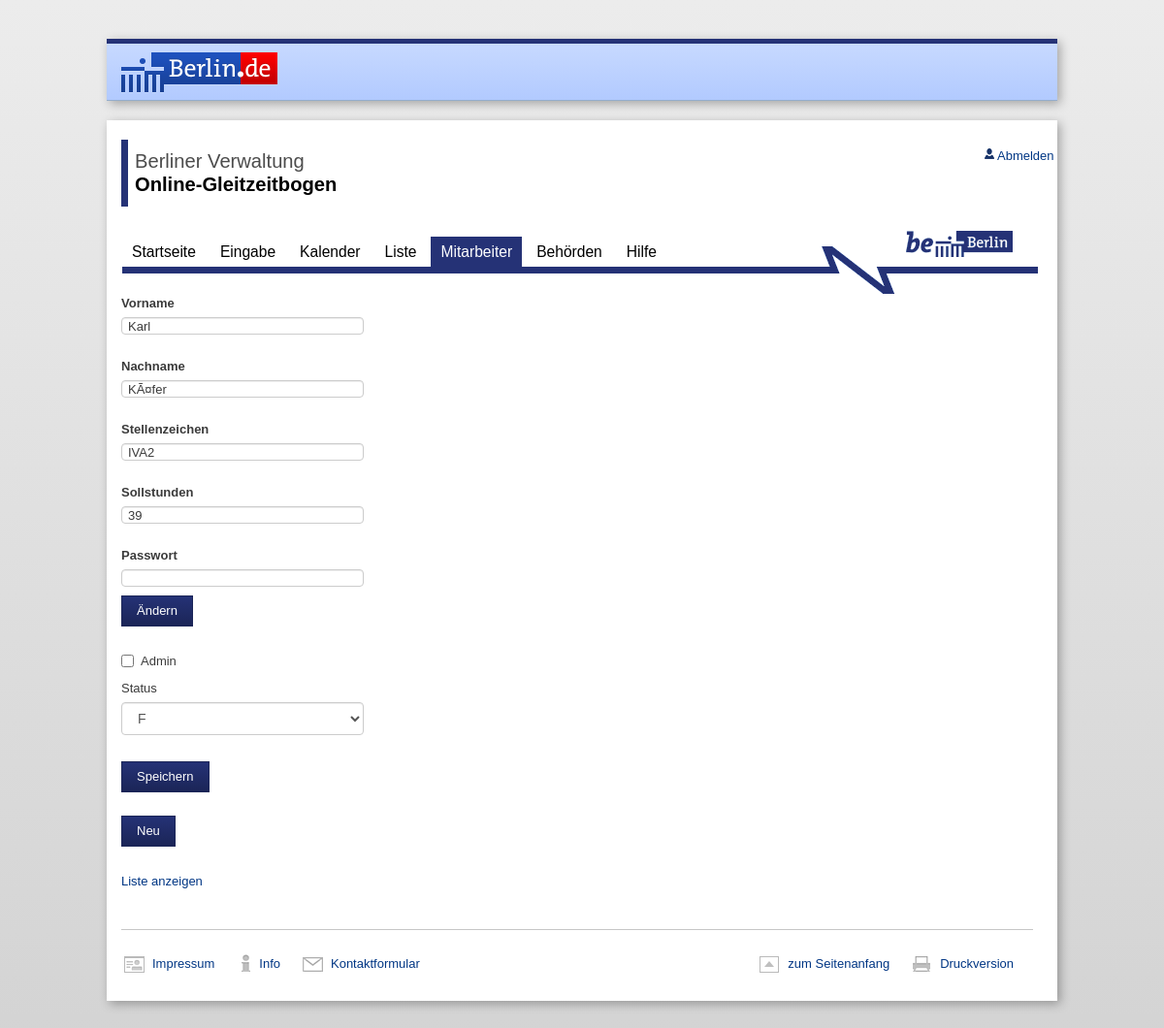
Before: /sites/mitarbeiter.php?bla=edit&maid1=3 (signed in) with the older database file.
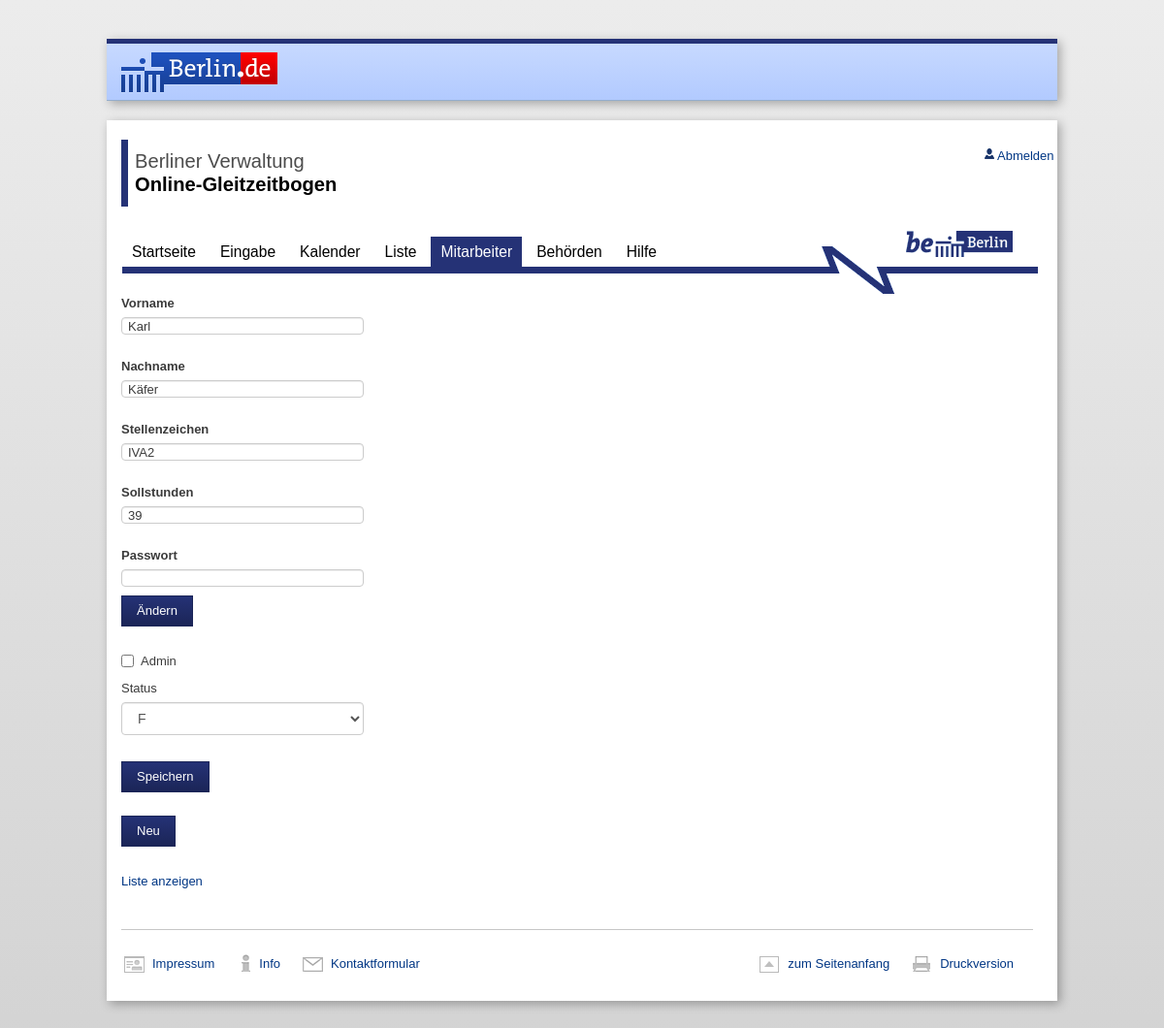
After: the same page with the newer database file.
### tables this page shows
CREATE TABLE IF NOT EXISTS `mitarbeiter` (
  `maid` int(11) NOT NULL AUTO_INCREMENT COMMENT 'Mitarbeiter ID',
  `vname` char(30) NOT NULL,
  `nname` char(50) NOT NULL,
  `stez` char(10) DEFAULT NULL COMMENT 'stellenzeichen des Mitarbeiters',
  `sollstd` double DEFAULT NULL,
  `bid` int(11) DEFAULT NULL COMMENT 'Behoerden ID',
  `sid` int(11) DEFAULT NULL COMMENT 'Status ID',
  `usern` varchar(20) NOT NULL,
  `passwort` varchar(32) DEFAULT NULL,
  `rechte` int(11) NOT NULL,
  PRIMARY KEY (`maid`),
  KEY `sid` (`sid`),
  KEY `bid` (`bid`)
);

### sites/mitarbeiter.php (the view, shortened to what this page needs)
<?php
	$zusatzinclude = "
	<script type='text/javascript' src='../includes/js/jquery.js'></script>
	<script type='text/javascript' src='../includes/js/master.js'></script>
	<link rel='stylesheet' href='../includes/css/bootstrap-theme.min.css'>
	";
	require('../includes/header.php');
	require('../includes/mysql.php');
 if($_SESSION["admin"]==1){
	 $vname="";
	 $nname="";
	 $stez="";
	 $sollstd="";
	 $usern="";
	 $rechte="";
	 $bid="";
	 $behoerdenname="";
	if(isset($_GET['bla'])){
 		$do=$_GET['bla'];
  	if ($do== "edit"){
		$sqlladen = "SELECT * FROM mitarbeiter WHERE maid =".$_GET['maid1'];
		$result2 = mysqli_query($link, $sqlladen);
	while($row1 = mysqli_fetch_array($result2)) {
		$vname=$row1['vname'];
		$nname=$row1['nname'];
		$stez=$row1['stez'];
		$sollstd=$row1['sollstd'];
		$rechte=$row1['rechte'];
		$bid=$row1['bid'];
		 }
		 }
		 }
  ?>
  <div style="width: 250px;">
<form role="form" method="post" name="ajax_form" id="ajax_form">
<div   class="form-group">
    <label for="voname">Vorname</label><input class="form-control" name="vname" id="vname" type="text" value="<?php echo $vname; ?>" /></div>
<div class="form-group">
    <label for="nname">Nachname</label><input class="form-control" name="nname" id="nname" type="text" value="<?php echo $nname; ?>"/></div>
<div class="form-group">
    <label for="stez">Stellenzeichen</label><input class="form-control" name="stez" id="stelz" type="text" value="<?php echo $stez; ?>"/></div>
<div class="form-group">
    <label for="sollstd">Sollstunden</label><input class="form-control" name="sollstd" id="sollstd" type="text" value="<?php echo $sollstd; ?>"/></div>
<?php
if ($do != "edit"){
echo"<div class='form-group'>
    <label for='usern'>Username</label><input class='form-control' name='usern' id='usern' type='text' value='".$usern."'/></div>
<div class='form-group'>
    <label for='passwort'>Passwort</label><input class='form-control' name='passwort' id='passwort' type='text' value='".$passwort."'/></div>";
}
else {
	echo
	"<form><div class='form-group'>
    <label for='passwort'>Passwort</label><input class='form-control' name='passwort' id='passwort' type='password' value='".$passwort."'/><button class='btn btn-default' name='savepwd' id='savepwd' type='submit' >Ändern</button></div></form>";
	}
?>
<div class="checkbox">
 <label for="checkbox">Admin</label>
    <input name="rechte" type="checkbox" value="<?php if($rechte==1){echo $rechte;}else echo "1"; ?>" >
</div>
<div class="form-group">
    <label for="status">Status</label>
<?php
 $sqlbh = "SELECT * FROM behoerde";
 $resultbh = mysqli_query($link, $sqlbh);
	echo "<select name='bid' class='form-control'>";
	while($row = mysqli_fetch_array($resultbh)) {
		$behoerdenname[$row[bid]] = $row[name];
		if ($row['bid']==$bid){
			$selected="SELECTED";
			}
		else{
			$selected="";
			}
        echo "<option ".$selected." value=".$row[bid].">".$behoerdenname[$row[bid]]."</option>";
	 }
 	 echo "</select>";
?>
<br>
<button class="btn btn-default" name="submit" id="submit" type="submit" >Speichern</button>
</div>
</form>
<form action="index3.php">
<button class="btn btn-default" name="neu" id="neu" type="submit" >Neu</button>
<br>
</form>
</div>
  </body>
 <?php
	echo"<a id='showbutton' href='javascript:toggle();'>Liste anzeigen</a>";
}else{
echo "<div class='alert alert-danger'>Sie haben keine Adminrechte !</div>";
}
	require('../includes/footer.php');
?>

Changed rows visible on the page:
changed mitarbeiter "Karl": nname "KÃ¤fer" → "Käfer"
